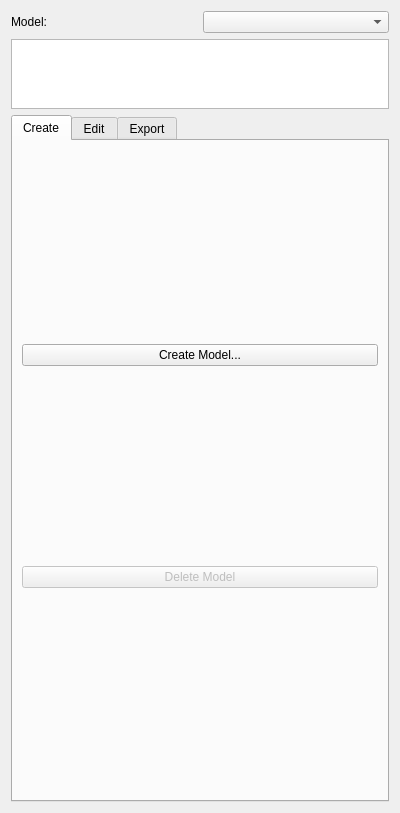
<?xml version="1.0" encoding="UTF-8"?>
<ui version="4.0">
 <class>xq_VascularModelingView</class>
 <widget class="QWidget" name="xq_VascularModelingView">
  <property name="geometry">
   <rect><x>0</x><y>0</y><width>400</width><height>700</height></rect>
  </property>
  <layout class="QVBoxLayout" name="mainLayout">
   <!-- Model selector -->
   <item>
    <layout class="QHBoxLayout" name="selectorLayout">
     <item>
      <widget class="QLabel" name="lblModel">
       <property name="text"><string>Model:</string></property>
      </widget>
     </item>
     <item>
      <widget class="QComboBox" name="comboModelSelector"/>
     </item>
    </layout>
   </item>

   <!-- Face table -->
   <item>
    <widget class="QTableWidget" name="tableFaces">
     <property name="minimumHeight"><number>150</number></property>
     <property name="selectionMode">
      <enum>QAbstractItemView::SingleSelection</enum>
     </property>
    </widget>
   </item>

   <!-- Operations tabs -->
   <item>
    <widget class="QTabWidget" name="tabOperations">
     <!-- Create tab -->
     <widget class="QWidget" name="tabCreate">
      <attribute name="title"><string>Create</string></attribute>
      <layout class="QVBoxLayout" name="createLayout">
       <item>
        <widget class="QPushButton" name="btnCreateModel">
         <property name="text"><string>Create Model...</string></property>
        </widget>
       </item>
       <item>
        <widget class="QPushButton" name="btnDeleteModel">
         <property name="text"><string>Delete Model</string></property>
         <property name="enabled"><bool>false</bool></property>
        </widget>
       </item>
       <item>
        <spacer name="createSpacer">
         <property name="orientation"><enum>Qt::Vertical</enum></property>
        </spacer>
       </item>
      </layout>
     </widget>

     <!-- Edit tab -->
     <widget class="QWidget" name="tabEdit">
      <attribute name="title"><string>Edit</string></attribute>
      <layout class="QVBoxLayout" name="editLayout">
       <item>
        <widget class="QGroupBox" name="grpFaceOps">
         <property name="title"><string>Face Operations</string></property>
         <layout class="QVBoxLayout" name="faceOpsLayout">
          <item>
           <widget class="QPushButton" name="btnChangeFaceColor">
            <property name="text"><string>Change Face Color</string></property>
            <property name="enabled"><bool>false</bool></property>
           </widget>
          </item>
          <item>
           <widget class="QPushButton" name="btnToggleFaceVisibility">
            <property name="text"><string>Toggle Face Visibility</string></property>
            <property name="enabled"><bool>false</bool></property>
           </widget>
          </item>
         </layout>
        </widget>
       </item>
       <item>
        <widget class="QGroupBox" name="grpBoolean">
         <property name="title"><string>Boolean Operations</string></property>
         <layout class="QVBoxLayout" name="boolLayout">
          <item>
           <widget class="QPushButton" name="btnBooleanUnion">
            <property name="text"><string>Union</string></property>
            <property name="enabled"><bool>false</bool></property>
           </widget>
          </item>
          <item>
           <widget class="QPushButton" name="btnBooleanSubtract">
            <property name="text"><string>Subtract</string></property>
            <property name="enabled"><bool>false</bool></property>
           </widget>
          </item>
         </layout>
        </widget>
       </item>
       <item>
        <widget class="QGroupBox" name="grpBlending">
         <property name="title"><string>Face Blending (OCCT)</string></property>
         <layout class="QVBoxLayout" name="blendLayout">
          <item>
           <layout class="QHBoxLayout" name="blendTypeLayout">
            <item>
             <widget class="QLabel" name="lblBlendType">
              <property name="text"><string>Type:</string></property>
             </widget>
            </item>
            <item>
             <widget class="QComboBox" name="comboBlendType">
              <item><property name="text"><string>Fillet</string></property></item>
              <item><property name="text"><string>Chamfer</string></property></item>
             </widget>
            </item>
           </layout>
          </item>
          <item>
           <layout class="QHBoxLayout" name="filletRadLayout">
            <item>
             <widget class="QLabel" name="lblFilletRadius">
              <property name="text"><string>Radius:</string></property>
             </widget>
            </item>
            <item>
             <widget class="QDoubleSpinBox" name="spinFilletRadius">
              <property name="minimum"><double>0.010</double></property>
              <property name="maximum"><double>5.0</double></property>
              <property name="value"><double>0.1</double></property>
              <property name="singleStep"><double>0.01</double></property>
              <property name="decimals"><number>3</number></property>
             </widget>
            </item>
           </layout>
          </item>
          <item>
           <layout class="QHBoxLayout" name="filletIterLayout">
            <item>
             <widget class="QLabel" name="lblFilletIter">
              <property name="text"><string>Iterations:</string></property>
             </widget>
            </item>
            <item>
             <widget class="QSpinBox" name="spinFilletIterations">
              <property name="minimum"><number>1</number></property>
              <property name="maximum"><number>20</number></property>
              <property name="value"><number>3</number></property>
              <property name="toolTip"><string>Number of iterative smoothing passes applied to junction edges</string></property>
             </widget>
            </item>
           </layout>
          </item>
          <item>
           <widget class="QPushButton" name="btnApplyFillet">
            <property name="text"><string>Apply Blend</string></property>
            <property name="enabled"><bool>false</bool></property>
           </widget>
          </item>
         </layout>
        </widget>
       </item>
       <item>
        <widget class="QGroupBox" name="grpDecimation">
         <property name="title"><string>Surface Decimation</string></property>
         <layout class="QVBoxLayout" name="decimationLayout">
          <item>
           <layout class="QHBoxLayout" name="decimationRatioLayout">
            <item>
             <widget class="QLabel" name="lblDecimationRatio">
              <property name="text"><string>Reduction Ratio:</string></property>
             </widget>
            </item>
            <item>
             <widget class="QDoubleSpinBox" name="spinDecimationRatio">
              <property name="minimum"><double>0.01</double></property>
              <property name="maximum"><double>0.99</double></property>
              <property name="value"><double>0.5</double></property>
              <property name="singleStep"><double>0.05</double></property>
             </widget>
            </item>
           </layout>
          </item>
          <item>
           <widget class="QCheckBox" name="chkPreserveTopology">
            <property name="text"><string>Preserve Topology</string></property>
            <property name="checked"><bool>true</bool></property>
           </widget>
          </item>
          <item>
           <widget class="QPushButton" name="btnDecimate">
            <property name="text"><string>Decimate Surface</string></property>
            <property name="enabled"><bool>false</bool></property>
           </widget>
          </item>
          <item>
           <widget class="QLabel" name="lblDecimationResult">
            <property name="text"><string></string></property>
           </widget>
          </item>
         </layout>
        </widget>
       </item>
       <item>
        <widget class="QGroupBox" name="grpSurfaceOps">
         <property name="title"><string>Surface Operations</string></property>
         <layout class="QVBoxLayout" name="surfaceOpsLayout">
          <item>
           <widget class="QPushButton" name="btnComputeNormals">
            <property name="text"><string>Compute Normals</string></property>
            <property name="enabled"><bool>false</bool></property>
           </widget>
          </item>
          <item>
           <widget class="QPushButton" name="btnCleanSurface">
            <property name="text"><string>Clean Surface</string></property>
            <property name="enabled"><bool>false</bool></property>
           </widget>
          </item>
          <item>
           <widget class="QPushButton" name="btnFillHoles">
            <property name="text"><string>Fill Holes</string></property>
            <property name="enabled"><bool>false</bool></property>
           </widget>
          </item>
          <item>
           <widget class="QLabel" name="lblSurfaceOpsResult">
            <property name="text"><string></string></property>
           </widget>
          </item>
         </layout>
        </widget>
       </item>
       <item>
        <spacer name="editSpacer">
         <property name="orientation"><enum>Qt::Vertical</enum></property>
        </spacer>
       </item>
      </layout>
     </widget>

     <!-- Export tab -->
     <widget class="QWidget" name="tabExport">
      <attribute name="title"><string>Export</string></attribute>
      <layout class="QVBoxLayout" name="exportLayout">
       <item>
        <widget class="QPushButton" name="btnExportModel">
         <property name="text"><string>Export Model (VTP/STL)...</string></property>
         <property name="enabled"><bool>false</bool></property>
        </widget>
       </item>
       <item>
        <widget class="QPushButton" name="btnModelStats">
         <property name="text"><string>Model Statistics</string></property>
         <property name="toolTip"><string>Show surface model statistics</string></property>
         <property name="enabled"><bool>false</bool></property>
        </widget>
       </item>
       <item>
        <widget class="QPushButton" name="btnExtractCenterlines">
         <property name="text"><string>Extract Centerline Paths</string></property>
         <property name="toolTip"><string>Create a centerline path seed from the selected model</string></property>
         <property name="enabled"><bool>false</bool></property>
        </widget>
       </item>
       <item>
        <spacer name="exportSpacer">
         <property name="orientation"><enum>Qt::Vertical</enum></property>
        </spacer>
       </item>
      </layout>
     </widget>
    </widget>
   </item>
  </layout>
 </widget>
</ui>
